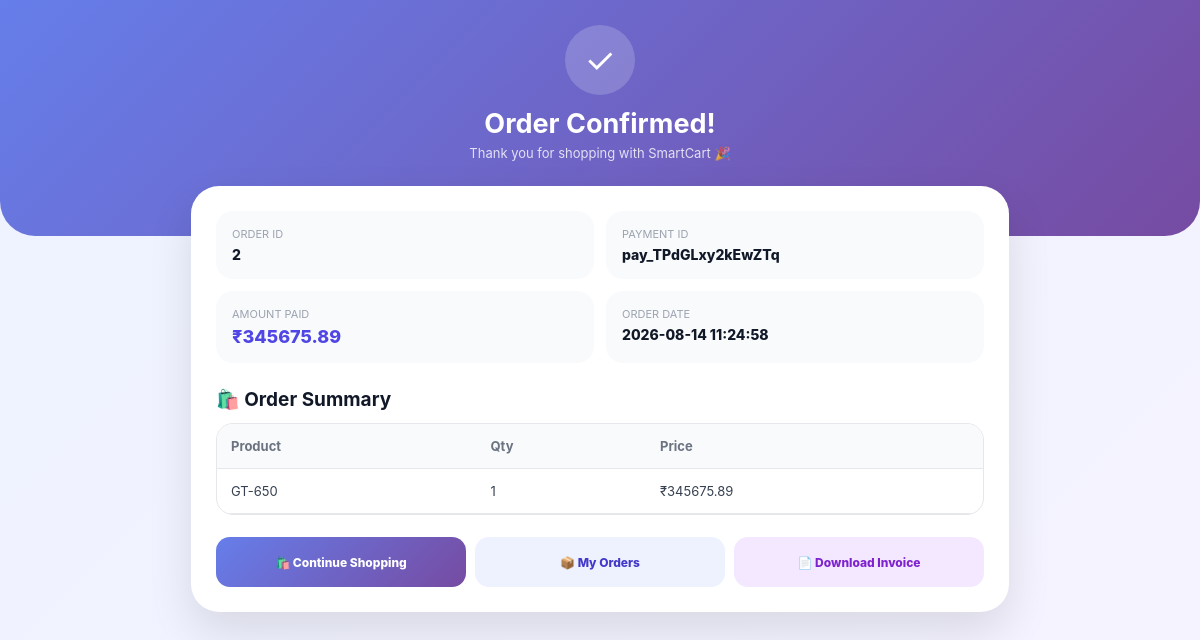
The app's page /user/order-success/2 (signed in) with its own data.
### tables this page shows
CREATE TABLE orders (order_id INTEGER PRIMARY KEY AUTOINCREMENT, user_id INTEGER NOT NULL, razorpay_order_id TEXT, razorpay_payment_id TEXT, amount REAL, payment_status TEXT, created_at TIMESTAMP DEFAULT CURRENT_TIMESTAMP);

CREATE TABLE order_items (item_id INTEGER PRIMARY KEY AUTOINCREMENT, order_id INTEGER NOT NULL, product_id INTEGER NOT NULL, product_name TEXT, quantity INTEGER NOT NULL, price REAL NOT NULL);

### app.py (the view)
@app.route("/user/order-success/<int:order_db_id>")
@user_required
def order_success(order_db_id):
    with get_db_connection() as conn:
        order = conn.execute("SELECT * FROM orders WHERE order_id=? AND user_id=?", (order_db_id, session["user_id"])).fetchone()
        items = conn.execute("SELECT * FROM order_items WHERE order_id=?", (order_db_id,)).fetchall()
    if not order:
        flash("Order not found.", "danger"); return redirect(url_for("user_products"))
    return render_template("user/order_success.html", order=order, items=items)

### app.py (called while the page is built)
def database_path() -> str:
    configured = Path(str(config.DB_NAME)).expanduser()
    return str(configured if configured.exists() else BASE_DIR / "smartcart.db")

def get_db_connection() -> sqlite3.Connection:
    conn = sqlite3.connect(database_path())
    conn.row_factory = sqlite3.Row
    conn.execute("PRAGMA foreign_keys = ON")
    return conn

def user_required(view):
    @wraps(view)
    def wrapped(*args, **kwargs):
        if "user_id" not in session:
            flash("Please login first!", "danger")
            return redirect(url_for("user_login"))
        return view(*args, **kwargs)
    return wrapped

### templates/user/order_success.html (shortened to what this page needs)
<!DOCTYPE html>
<html lang="en">
<head>
</head>
<body>
<header class="header">
    <div class="header-icon">
        ✓
    </div>
    <h1>
        Order Confirmed!
    </h1>
    <p>
        Thank you for shopping with SmartCart 🎉
    </p>
</header>
<main class="content">
    <div class="card">
        <div class="details">
            <div class="detail">
                <div class="detail-label">
                    ORDER ID
                </div>
                <div class="detail-value">
                    {{ order.order_id }}
                </div>
            </div>
            <div class="detail">
                <div class="detail-label">
                    PAYMENT ID
                </div>
                <div class="detail-value">
                    {{ order.razorpay_payment_id }}
                </div>
            </div>
            <div class="detail">
                <div class="detail-label">
                    AMOUNT PAID
                </div>
                <div class="detail-value amount">
                    ₹{{ order.amount }}
                </div>
            </div>
            <div class="detail">
                <div class="detail-label">
                    ORDER DATE
                </div>
                <div class="detail-value">
                    {{ order.created_at }}
                </div>
            </div>
        </div>
        <h2 class="section-title">
            🛍️ Order Summary
        </h2>
        <div class="items">
            <table>
                <thead>
                    <tr>
                        <th>Product</th>
                        <th>Qty</th>
                        <th>Price</th>
                    </tr>
                </thead>
                <tbody>
                    {% for it in items %}
                    <tr>
                        <td>
                            {{ it.product_name }}
                        </td>
                        <td>
                            {{ it.quantity }}
                        </td>
                        <td>
                            ₹{{ it.price }}
                        </td>
                    </tr>
                    {% endfor %}
                </tbody>
            </table>
        </div>
        <div class="actions">
            <a href="/user/products"
               class="btn primary">
                🛍️ Continue Shopping
            </a>
            <a href="/user/my-orders"
               class="btn secondary">
                📦 My Orders
            </a>
            <a href="/user/download-invoice/{{ order.order_id }}"
               class="btn invoice">
                📄 Download Invoice
            </a>
        </div>
    </div>
</main>
</body>
</html>

### templates/user/order_success.html (style rules this page uses)
* { margin: 0; padding: 0; box-sizing: border-box; }
body { min-height: 100vh; font-family: -apple-system, BlinkMacSystemFont, "Segoe UI", Arial, sans-serif; background: linear-gradient(135deg,#eef2ff,#f5f3ff); color: #111827; }
.header { padding: 25px 18px 75px; background: linear-gradient(135deg,#667eea,#764ba2); color: white; text-align: center; border-radius: 0 0 35px 35px; }
.header-icon { width: 70px; height: 70px; margin: auto auto 12px; display: flex; align-items: center; justify-content: center; border-radius: 50%; background: rgba(255,255,255,.18); font-size: 35px; }
.header h1 { font-size: 27px; }
.header p { margin-top: 5px; opacity: .8; font-size: 13px; }
.content { max-width: 850px; margin: -50px auto 30px; padding: 0 16px; }
.card { background: white; border-radius: 28px; padding: 25px; box-shadow: 0 20px 45px rgba(0,0,0,.11); }
.details { display: grid; grid-template-columns: repeat(2,1fr); gap: 12px; margin-bottom: 25px; }
.detail { padding: 16px; border-radius: 17px; background: #f8fafc; }
.detail-label { color: #9ca3af; font-size: 11px; margin-bottom: 5px; }
.detail-value { color: #111827; font-size: 14px; font-weight: 800; word-break: break-word; }
.amount { color: #4f46e5; font-size: 18px; }
.section-title { font-size: 19px; margin-bottom: 12px; }
.items { overflow-x: auto; border-radius: 17px; border: 1px solid #e5e7eb; }
table { width: 100%; min-width: 480px; border-collapse: collapse; }
th { background: #f8fafc; color: #6b7280; font-size: 12px; text-align: left; }
th, td { padding: 14px; border-bottom: 1px solid #e5e7eb; font-size: 13px; }
td { color: #374151; }
.actions { display: grid; grid-template-columns: repeat(3,1fr); gap: 9px; margin-top: 22px; }
.btn { min-height: 50px; display: flex; align-items: center; justify-content: center; text-align: center; border-radius: 14px; text-decoration: none; font-size: 12px; font-weight: 800; padding: 8px; }
.primary { color: white; background: linear-gradient(135deg,#667eea,#764ba2); }
.secondary { color: #4338ca; background: #eef2ff; }
.invoice { color: #7e22ce; background: #f3e8ff; }

### records on screen
orders: order_id "2", razorpay_payment_id "pay_TPdGLxy2kEwZTq", amount "345675.89", created_at "2026-08-14 11:24:58"
order_items: product_name "GT-650", quantity "1", price "345675.89"
